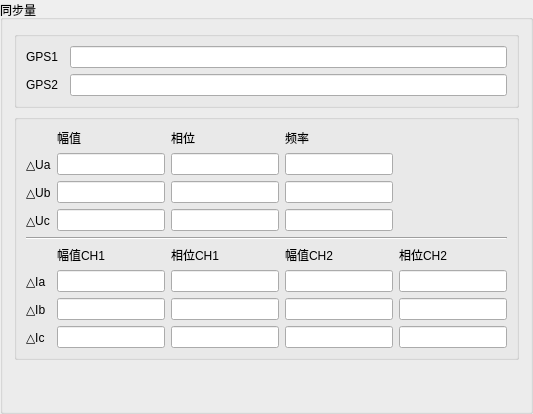
       <widget class="QGroupBox" name="groupBox_3">
        <property name="title">
         <string>同步量</string>
        </property>
        <layout class="QGridLayout" name="gridLayout_5" rowstretch="1,8,8">
         <item row="1" column="0" colspan="2">
          <widget class="QGroupBox" name="groupBox_7">
           <property name="title">
            <string/>
           </property>
           <layout class="QGridLayout" name="gridLayout_7" rowstretch="0,0,0,0,0,0,0,0,0">
            <item row="6" column="2">
             <widget class="QLineEdit" name="lineEdit_133"/>
            </item>
            <item row="3" column="0">
             <widget class="QLabel" name="label_63">
              <property name="text">
               <string>△Uc</string>
              </property>
             </widget>
            </item>
            <item row="6" column="0">
             <widget class="QLabel" name="label_64">
              <property name="text">
               <string>△Ia</string>
              </property>
             </widget>
            </item>
            <item row="1" column="0">
             <widget class="QLabel" name="label_61">
              <property name="text">
               <string>△Ua</string>
              </property>
             </widget>
            </item>
            <item row="2" column="0">
             <widget class="QLabel" name="label_62">
              <property name="text">
               <string>△Ub</string>
              </property>
             </widget>
            </item>
            <item row="7" column="0">
             <widget class="QLabel" name="label_65">
              <property name="text">
               <string>△Ib</string>
              </property>
             </widget>
            </item>
            <item row="0" column="2">
             <widget class="QLabel" name="label_68">
              <property name="text">
               <string>相位</string>
              </property>
             </widget>
            </item>
            <item row="5" column="4">
             <widget class="QLabel" name="label_73">
              <property name="text">
               <string>相位CH2</string>
              </property>
             </widget>
            </item>
            <item row="5" column="1">
             <widget class="QLabel" name="label_70">
              <property name="text">
               <string>幅值CH1</string>
              </property>
             </widget>
            </item>
            <item row="5" column="3">
             <widget class="QLabel" name="label_72">
              <property name="text">
               <string>幅值CH2</string>
              </property>
             </widget>
            </item>
            <item row="5" column="2">
             <widget class="QLabel" name="label_71">
              <property name="text">
               <string>相位CH1</string>
              </property>
             </widget>
            </item>
            <item row="0" column="3">
             <widget class="QLabel" name="label_69">
              <property name="text">
               <string>频率</string>
              </property>
             </widget>
            </item>
            <item row="0" column="1">
             <widget class="QLabel" name="label_67">
              <property name="text">
               <string>幅值</string>
              </property>
             </widget>
            </item>
            <item row="6" column="1">
             <widget class="QLineEdit" name="lineEdit_134"/>
            </item>
            <item row="8" column="1">
             <widget class="QLineEdit" name="lineEdit_139"/>
            </item>
            <item row="6" column="3">
             <widget class="QLineEdit" name="lineEdit_135"/>
            </item>
            <item row="6" column="4">
             <widget class="QLineEdit" name="lineEdit_136"/>
            </item>
            <item row="7" column="1">
             <widget class="QLineEdit" name="lineEdit_137"/>
            </item>
            <item row="8" column="2">
             <widget class="QLineEdit" name="lineEdit_140"/>
            </item>
            <item row="7" column="2">
             <widget class="QLineEdit" name="lineEdit_138"/>
            </item>
            <item row="7" column="3">
             <widget class="QLineEdit" name="lineEdit_141"/>
            </item>
            <item row="8" column="3">
             <widget class="QLineEdit" name="lineEdit_142"/>
            </item>
            <item row="7" column="4">
             <widget class="QLineEdit" name="lineEdit_143"/>
            </item>
            <item row="8" column="4">
             <widget class="QLineEdit" name="lineEdit_144"/>
            </item>
            <item row="1" column="1">
             <widget class="QLineEdit" name="lineEdit_145"/>
            </item>
            <item row="2" column="1">
             <widget class="QLineEdit" name="lineEdit_146"/>
            </item>
            <item row="1" column="2">
             <widget class="QLineEdit" name="lineEdit_147"/>
            </item>
            <item row="1" column="3">
             <widget class="QLineEdit" name="lineEdit_148"/>
            </item>
            <item row="3" column="1">
             <widget class="QLineEdit" name="lineEdit_149"/>
            </item>
            <item row="2" column="2">
             <widget class="QLineEdit" name="lineEdit_150"/>
            </item>
            <item row="3" column="2">
             <widget class="QLineEdit" name="lineEdit_151"/>
            </item>
            <item row="2" column="3">
             <widget class="QLineEdit" name="lineEdit_152"/>
            </item>
            <item row="3" column="3">
             <widget class="QLineEdit" name="lineEdit_153">
              <property name="readOnly">
               <bool>true</bool>
              </property>
             </widget>
            </item>
            <item row="8" column="0">
             <widget class="QLabel" name="label_66">
              <property name="text">
               <string>△Ic</string>
              </property>
             </widget>
            </item>
            <item row="4" column="0" colspan="5">
             <widget class="Line" name="line_3">
              <property name="orientation">
               <enum>Qt::Horizontal</enum>
              </property>
             </widget>
            </item>
           </layout>
          </widget>
         </item>
         <item row="0" column="0" colspan="2">
          <widget class="QGroupBox" name="groupBox_6">
           <property name="title">
            <string/>
           </property>
           <layout class="QGridLayout" name="gridLayout_6">
            <item row="1" column="0" colspan="2">
             <widget class="QLabel" name="label_58">
              <property name="styleSheet">
               <string notr="true"/>
              </property>
              <property name="text">
               <string>GPS2</string>
              </property>
             </widget>
            </item>
            <item row="1" column="2">
             <widget class="QLineEdit" name="lineEdit_130"/>
            </item>
            <item row="0" column="2">
             <widget class="QLineEdit" name="lineEdit_129"/>
            </item>
            <item row="0" column="0">
             <widget class="QLabel" name="label_57">
              <property name="text">
               <string>GPS1</string>
              </property>
             </widget>
            </item>
           </layout>
          </widget>
         </item>
         <item row="2" column="0">
          <spacer name="verticalSpacer_2">
           <property name="orientation">
            <enum>Qt::Vertical</enum>
           </property>
           <property name="sizeHint" stdset="0">
            <size>
             <width>20</width>
             <height>40</height>
            </size>
           </property>
          </spacer>
         </item>
        </layout>
       </widget>
